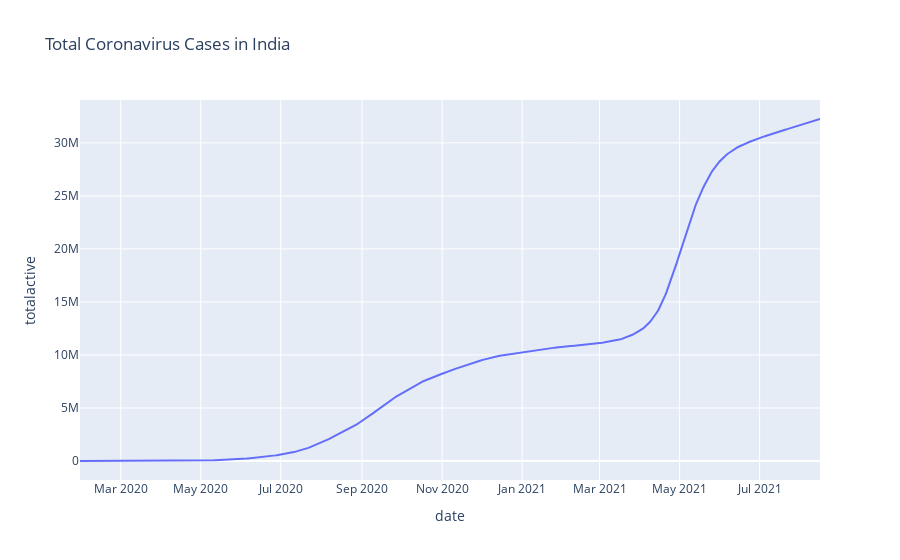

Notebook code cell kept with this figure:
### Code cell
fig = px.line(df, x="date", y="totalactive",hover_name = 'totaldeceased', title='Total Coronavirus Cases in India')
fig.show()

### Figure 1 — Plotly figure (JSON) as saved in the notebook; plotly's stock layout.template omitted (floating-point values rounded to 4 significant figures; data arrays with more than 128 entries replaced by an {"elided": "..."} marker saying what was removed)
{"data": [{"hovertemplate": "<b>%{hovertext}</b><br><br>date=%{x}<br>totalactive=%{y}<extra></extra>", "hovertext": {"elided": "565 int values"}, "legendgroup": "", "line": {"color": "#636efa", "dash": "solid"}, "mode": "lines", "name": "", "orientation": "v", "showlegend": false, "type": "scatter", "x": {"elided": "565 str values"}, "xaxis": "x", "y": {"elided": "565 int values"}, "yaxis": "y"}], "layout": {"legend": {"tracegroupgap": 0}, "title": {"text": "Total Coronavirus Cases in India"}, "xaxis": {"anchor": "y", "domain": [0, 1], "title": {"text": "date"}}, "yaxis": {"anchor": "x", "domain": [0, 1], "title": {"text": "totalactive"}}}}
